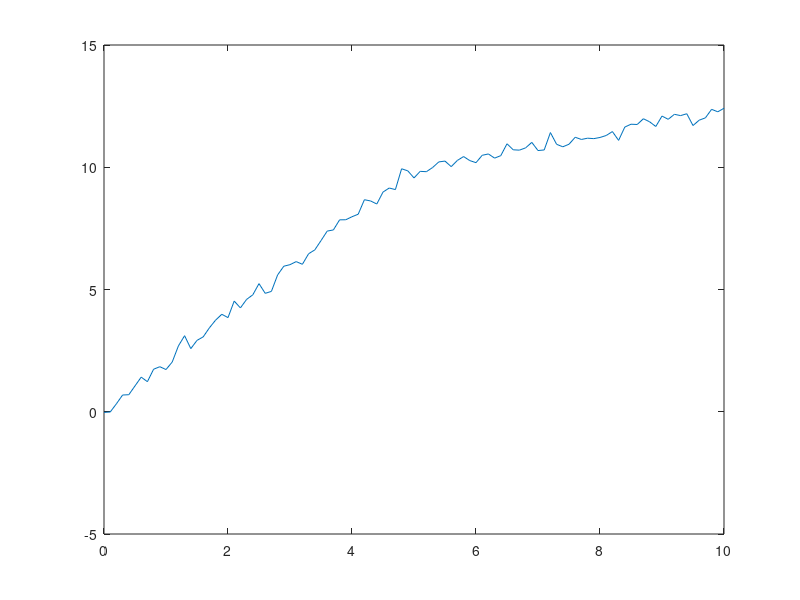

The MATLAB script that drew this image: (Note: this script raises an error after producing the figure.)
function test_weightedRANSAC

x = 0:0.1:10;
z(1:50) = 2*x(1:50) + 0.2*randn(size(x(1:50)));
z(51:101) = 1.5*x(50)+0.5*x(51:101) + 0.2*randn(size(x(51:101)));

figure(1);
plot(x,z);hold on;

ransacCoef.iterMax = 1e3;
ransacCoef.minPtNum = 2;
ransacCoef.thInlrRatio = 0.99;
ransacCoef.thDist = 0.2;
ransacCoef.thDistOut = 0.2;
ransacCoef.funcFindF = @(x,y) findLine(x,y);
ransacCoef.funcDist = @(f,x,y) abs(f(1)*x+f(2)-y);
ransacCoef.weight = ones(size(x));
% ransacCoef.weight = x;

for i = 1:100
	f = ransac(x,z, ransacCoef);
	y = f(1)*x+f(2);
	plot(x,y,'r');
end

end

function f = findLine(x,y)
	x_hat = [x' ones(length(x),1)];
	f = (y*x_hat)/(x_hat.'*x_hat);
% 	f(1) = (y(2)-y(1)) / (x(2)-x(1));
% 	f(2) = (x(2)*y(1)-y(2)*x(1)) / (x(2)-x(1));
end